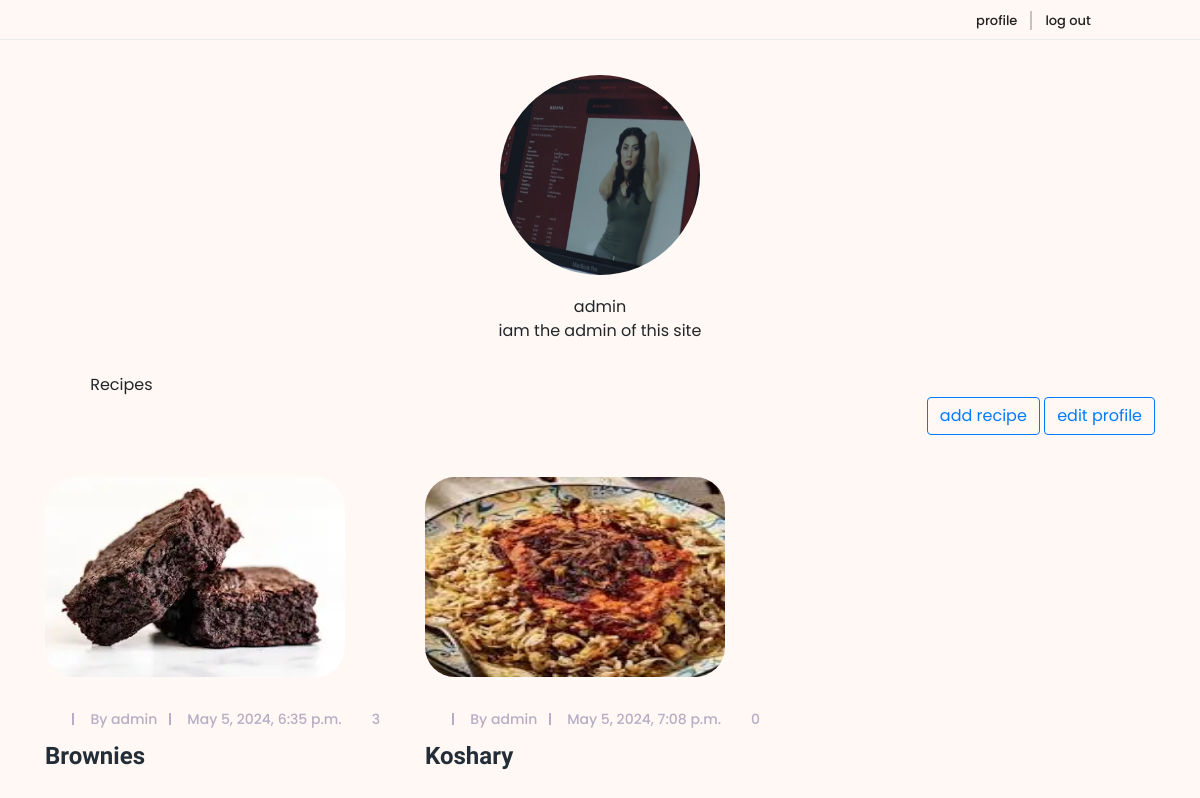
The page /myprofile/ (signed in) on the database its author committed.
### littleapp/models.py (models this page shows, shortened)
class Profile(models.Model):
    user = models.OneToOneField(
        settings.AUTH_USER_MODEL, on_delete=models.CASCADE)
    bookmarks = models.ManyToManyField(Recipe, related_name='bookmarked_by' , blank=True)
    avatar = models.ImageField(upload_to='avatar', blank=True)
    bio = models.CharField(max_length=200, blank=True)

class Recipe(models.Model):
    author = models.ForeignKey(
        settings.AUTH_USER_MODEL, related_name="recipes", on_delete=models.CASCADE)
    category = models.ForeignKey(
        RecipeCategory, related_name="recipe_list", on_delete=models.SET(get_default_recipe_category))
    picture = models.ImageField(upload_to='uploads')
    title = models.CharField(max_length=200)
    desc = models.CharField(_('Short description'), max_length=200)
    cook_time = models.TimeField()
    ingredients = models.TextField()
    procedure = models.TextField()
    created_at = models.DateTimeField(auto_now_add=True)
    likes = models.ManyToManyField(settings.AUTH_USER_MODEL , verbose_name=_(""), null=True , blank=True)

### littleapp/views.py (the view)
# urls.py: path('myprofile/', views.myprofile, name='myprofile'),
@login_required
def myprofile(request):
    me = Profile.objects.get(user=request.user)
    myr = Recipe.objects.filter(author=request.user)
    return render(request, 'profile.html' ,{"me":me , "myr":myr})

### littleapp/templates/profile.html (shortened to what this page needs)
{% load static %}
<!DOCTYPE html>
<html lang="en">
<head>
    <link href="{% static 'explore/style.css' %}" rel="stylesheet">
    <link href="{% static 'explore/css/responsive/responsive.css' %}" rel="stylesheet">
</head>
<body>
    <div class="top_header_area">
        <div class="container">
            <div class="row">
                <div class="col-5 col-sm-6">
                </div>
                <div class="col-7 col-sm-6">
                    <div class="signup-search-area d-flex align-items-center justify-content-end">
                        <div class="login_register_area d-flex">
                            <div class="login">
                                <a href="{% url 'myprofile' %}"> profile </a>
                            </div>
                            <div class="register">
                                <a href="{% url 'logout' %}">log out</a>
                            </div>
                        </div>
                        <div class="search_button">
                            <a class="searchBtn" href="#"><i class="fa fa-search" aria-hidden="true"></i></a>
                        </div>
                    </div>
                </div>
            </div>
        </div>
    </div>
    <header class="header_area">
        <div class="container">
            <div class="row">
                <div class="col-12">
                    <div class="logo_area text-center">
                        <a href="index.html" class="yummy-logo">
                            <img src="/uploads/{{me.avatar}}" style="width: 200px;height:200px;  border-radius: 50%;">
                        </a>
                        <br>
                        {{me.user.username}}
                        <br>
                        {{me.bio}}
                    </div>
                </div>
            </div>
        </div>
    </header>
    <div class="breadcumb-nav">
        <div class="container">
            <div >
                <divclass="float-left">
                    <nav aria-label="breadcrumb">
                        <ol class="breadcrumb">
                            <li class="breadcrumb-item"><a href="{% url 'home'%}" ><i class="fa fa-home" aria-hidden="true"></i></a></li>
                            <li class="breadcrumb-item " aria-current="page"> Recipes </li>
                        </ol>
                    </nav>
                </div>
                {% if request.user == me.user %}
                <div class="float-right">
                    <a href="{% url 'addrecipe' %}"  type="button" class="btn btn-outline-primary" >add recipe</a>
                    <a href="{% url 'editprofile'%}"  type="button" class="btn btn-outline-primary" >edit profile</a>
                </div>
                {% endif %}
            </div>
        </div>
    <section class="archive-area section_padding_80">
        <div class="container">
            <div class="row">
                {% for r  in myr %}
                <a href="{% url 'viewrecipe' pk=r.pk %}" >
                <div class="col-12 col-md-6 col-lg-4">
                    <div class="single-post wow fadeInUp" data-wow-delay="0.1s">
                        <div class="post-thumb">
                            <img src="/uploads/{{r.picture}}" alt="" style="width:300px;height:200px;">
                        </div>
                        <div class="post-content">
                            <div class="post-meta d-flex">
                                <div class="post-author-date-area d-flex">
                                    <div class="post-author">
                                        <a href="#">By {{r.author}}</a>
                                    </div>
                                    <div class="post-date">
                                        <a href="#">{{r.created_at}}</a>
                                    </div>
                                </div>
                                <div class="post-comment-share-area d-flex">
                                    <div class="post-favourite">
                                        <a href="#"><i class="fa fa-heart-o" aria-hidden="true"></i> {{r.likes.count}}</a>
                                    </div>
                                </div>
                            </div>
                            <a href="#">
                                <h4 class="post-headline">{{r.title}}</h4>
                            </a>
                        </div>
                    </div>
                </div>
                </a>
                {% endfor %}
            </div>
        </div>
    </section>
</body>

### static/explore/style.css (style rules this page uses)
* { margin: 0; padding: 0; }
body { background-color: rgb(255 248 244); font-family: 'Poppins', sans-serif; position: relative; z-index: auto; }
h1, h2, h3, h4, h5, h6 { font-family: 'Quicksand', sans-serif; font-weight: 700; color: #232d37; line-height: 1.25; }
.section_padding_80 { margin-top: 80px; margin-bottom: 80px; }
img { max-width: 100%; }
ul, ol { margin: 0; padding: 0; }
a, a:hover, a:focus, a:active { text-decoration: none; -webkit-transition-duration: 500ms; transition-duration: 500ms; font-weight: 500; outline: none; }
li { list-style: none; }
.top_header_area { width: 100%; height: 40px; border-bottom: 1px solid #ebebeb; }
.top_header_area .signup-search-area { height: 40px; position: relative; z-index: 3; }
.top_header_area .signup-search-area a { font-size: 13px; color: #222; }
.top_header_area .signup-search-area .login a { margin-right: 13px; border-right: 2px solid #c2c2c2; padding-right: 13px; }
.top_header_area .signup-search-area .search_button { margin-left: 54px; }
.logo_area .yummy-logo { font-family: 'Shadows Into Light Two', cursive; font-size: 60px; margin-bottom: 0; padding: 35px 0 20px 0; display: inline-block; color: #232d37; }
.post-thumb img { border-radius: 30px; margin-bottom: 30px; }
.post-meta { -webkit-box-align: center; -ms-flex-align: center; -ms-grid-row-align: center; align-items: center; -webkit-box-pack: justify; -ms-flex-pack: justify; justify-content: space-between; }
.post-author a, .post-date a, .post-favourite a, .post-comments a, .post-share a { color: #b5aec4; font-size: 14px; }
.post-favourite a, .post-comments a { margin-right: 15px; }
.post-author a { margin-right: 30px; position: relative; z-index: 1; }
.post-author a:after { width: 2px; height: 60%; content: ''; position: absolute; top: 20%; right: -14px; z-index: 2; background-color: #b5aec4; }
.single-post { margin-bottom: 30px; }
.single-post h2, .single-post h4 { margin: 10px 0; color: #232d37; -webkit-transition-duration: 500ms; transition-duration: 500ms; text-transform: capitalize; }
.breadcumb-nav .breadcrumb { padding: 0; margin-bottom: 0; list-style: none; background-color: transparent; border-radius: .25rem; margin-top: 30px; }
.breadcumb-nav .breadcrumb .breadcrumb-item a { color: #232d37; font-size: 16px; }
.breadcrumb-item + .breadcrumb-item:before { content: "\f105"; font-family: 'FontAwesome' }

### rows shown on the page
Profile: avatar (picture), user.username "admin", bio "iam the admin of this site"
Recipe: picture (picture), author "admin", created_at "May 5, 2024, 6:35 p.m.", likes.count "3", title "Brownies"
Recipe: picture (picture), author "admin", created_at "May 5, 2024, 7:08 p.m.", likes.count "0", title "Koshary"
